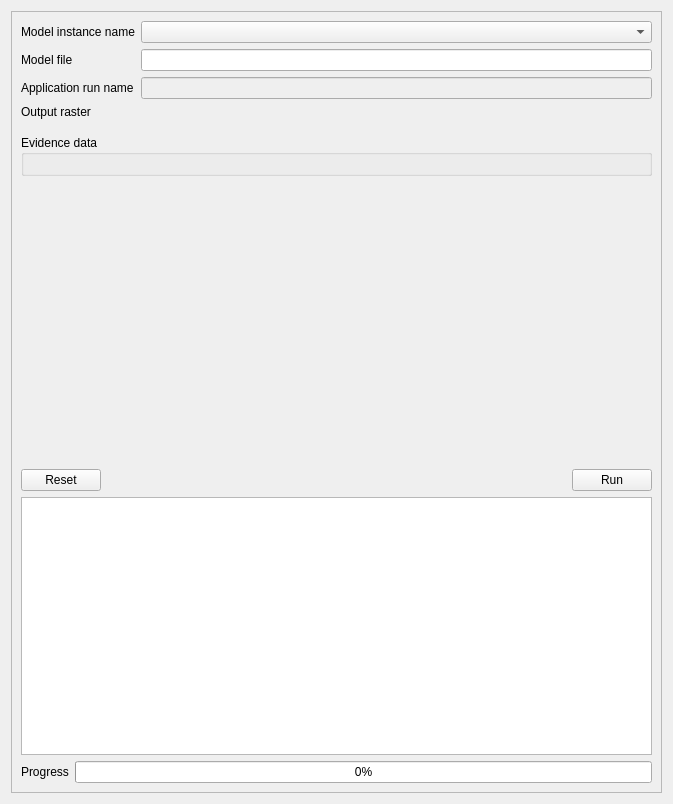
<?xml version="1.0" encoding="UTF-8"?>
<ui version="4.0">
 <class>Form</class>
 <widget class="QWidget" name="Form">
  <property name="geometry">
   <rect>
    <x>0</x>
    <y>0</y>
    <width>673</width>
    <height>804</height>
   </rect>
  </property>
  <property name="windowTitle">
   <string>Form</string>
  </property>
  <layout class="QVBoxLayout" name="verticalLayout">
   <item>
    <widget class="QScrollArea" name="scrollArea_2">
     <property name="widgetResizable">
      <bool>true</bool>
     </property>
     <widget class="QWidget" name="scrollAreaWidgetContents_2">
      <property name="geometry">
       <rect>
        <x>0</x>
        <y>0</y>
        <width>653</width>
        <height>784</height>
       </rect>
      </property>
      <layout class="QVBoxLayout" name="verticalLayout_10">
       <item>
        <layout class="QFormLayout" name="model_application_info_layout">
         <item row="2" column="0">
          <widget class="QLabel" name="application_run_name_label">
           <property name="text">
            <string>Application run name</string>
           </property>
          </widget>
         </item>
         <item row="2" column="1">
          <widget class="QLineEdit" name="application_run_name_input">
           <property name="enabled">
            <bool>false</bool>
           </property>
          </widget>
         </item>
         <item row="0" column="0">
          <widget class="QLabel" name="application_model_selection_label">
           <property name="text">
            <string>Model instance name</string>
           </property>
          </widget>
         </item>
         <item row="0" column="1">
          <widget class="QComboBox" name="application_model_selection"/>
         </item>
         <item row="3" column="0">
          <widget class="QLabel" name="label_3">
           <property name="text">
            <string>Output raster</string>
           </property>
          </widget>
         </item>
         <item row="3" column="1">
          <widget class="QgsFileWidget" name="application_output_raster">
           <property name="storageMode">
            <enum>QgsFileWidget::SaveFile</enum>
           </property>
          </widget>
         </item>
         <item row="1" column="1">
          <widget class="QLineEdit" name="model_file_application">
           <property name="readOnly">
            <bool>true</bool>
           </property>
          </widget>
         </item>
         <item row="1" column="0">
          <widget class="QLabel" name="label_11">
           <property name="text">
            <string>Model file</string>
           </property>
          </widget>
         </item>
        </layout>
       </item>
       <item>
        <spacer name="verticalSpacer_6">
         <property name="orientation">
          <enum>Qt::Vertical</enum>
         </property>
         <property name="sizeType">
          <enum>QSizePolicy::Fixed</enum>
         </property>
         <property name="sizeHint" stdset="0">
          <size>
           <width>20</width>
           <height>10</height>
          </size>
         </property>
        </spacer>
       </item>
       <item>
        <widget class="QGroupBox" name="application_evidence_data_box">
         <property name="sizePolicy">
          <sizepolicy hsizetype="Preferred" vsizetype="Maximum">
           <horstretch>0</horstretch>
           <verstretch>0</verstretch>
          </sizepolicy>
         </property>
         <property name="title">
          <string>Evidence data</string>
         </property>
         <layout class="QVBoxLayout" name="verticalLayout_14">
          <item>
           <layout class="QVBoxLayout" name="application_evidence_data_layout"/>
          </item>
         </layout>
        </widget>
       </item>
       <item>
        <spacer name="verticalSpacer_3">
         <property name="orientation">
          <enum>Qt::Vertical</enum>
         </property>
         <property name="sizeHint" stdset="0">
          <size>
           <width>20</width>
           <height>40</height>
          </size>
         </property>
        </spacer>
       </item>
       <item>
        <layout class="QHBoxLayout" name="horizontalLayout_3">
         <item>
          <widget class="QPushButton" name="application_reset_btn">
           <property name="text">
            <string>Reset</string>
           </property>
          </widget>
         </item>
         <item>
          <spacer name="horizontalSpacer_2">
           <property name="orientation">
            <enum>Qt::Horizontal</enum>
           </property>
           <property name="sizeHint" stdset="0">
            <size>
             <width>40</width>
             <height>20</height>
            </size>
           </property>
          </spacer>
         </item>
         <item>
          <widget class="QPushButton" name="application_run_btn">
           <property name="text">
            <string>Run</string>
           </property>
          </widget>
         </item>
        </layout>
       </item>
       <item>
        <layout class="QVBoxLayout" name="verticalLayout_18">
         <item>
          <widget class="QTextEdit" name="application_log">
           <property name="sizePolicy">
            <sizepolicy hsizetype="Expanding" vsizetype="Expanding">
             <horstretch>0</horstretch>
             <verstretch>0</verstretch>
            </sizepolicy>
           </property>
           <property name="minimumSize">
            <size>
             <width>0</width>
             <height>0</height>
            </size>
           </property>
           <property name="maximumSize">
            <size>
             <width>16777215</width>
             <height>16777215</height>
            </size>
           </property>
           <property name="autoFormatting">
            <set>QTextEdit::AutoNone</set>
           </property>
           <property name="readOnly">
            <bool>true</bool>
           </property>
           <property name="html">
            <string>&lt;!DOCTYPE HTML PUBLIC &quot;-//W3C//DTD HTML 4.0//EN&quot; &quot;http://www.w3.org/TR/REC-html40/strict.dtd&quot;&gt;
&lt;html&gt;&lt;head&gt;&lt;meta name=&quot;qrichtext&quot; content=&quot;1&quot; /&gt;&lt;style type=&quot;text/css&quot;&gt;
p, li { white-space: pre-wrap; }
&lt;/style&gt;&lt;/head&gt;&lt;body style=&quot; font-family:'Ubuntu'; font-size:11pt; font-weight:400; font-style:normal;&quot;&gt;
&lt;p style=&quot;-qt-paragraph-type:empty; margin-top:0px; margin-bottom:0px; margin-left:0px; margin-right:0px; -qt-block-indent:0; text-indent:0px;&quot;&gt;&lt;br /&gt;&lt;/p&gt;&lt;/body&gt;&lt;/html&gt;</string>
           </property>
          </widget>
         </item>
         <item>
          <layout class="QHBoxLayout" name="progress_layout">
           <item>
            <widget class="QLabel" name="training_progress_label">
             <property name="text">
              <string>Progress</string>
             </property>
            </widget>
           </item>
           <item>
            <widget class="QProgressBar" name="application_progress_bar">
             <property name="value">
              <number>0</number>
             </property>
            </widget>
           </item>
          </layout>
         </item>
        </layout>
       </item>
      </layout>
     </widget>
    </widget>
   </item>
  </layout>
 </widget>
 <customwidgets>
  <customwidget>
   <class>QgsFileWidget</class>
   <extends>QWidget</extends>
   <header>qgsfilewidget.h</header>
   <container>1</container>
  </customwidget>
 </customwidgets>
 <resources/>
 <connections/>
</ui>
